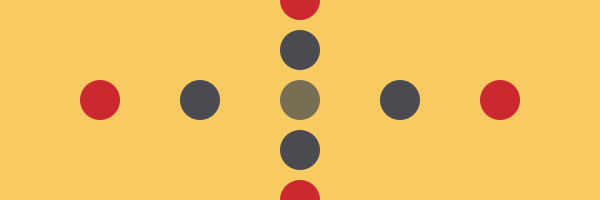
Frame 1 (no input)
Frame 60 (the mouse pressed at the canvas centre just before this capture): identical to frame 1, image omitted
Frame 120 (the mouse held since frame 60 and released just before this capture): identical to frame 1, image omitted

The Processing sketch that drew this single still picture (run headless with seeded random() and noise(); from frame 60 on, the mouse is pressed at the canvas centre):

// Processing sketch: processing_94718
// ── processing_94718.pde

//zooming_rotating_sliding
color[] palette = {#f7cb61,#cb282f,#4a4a50,#776d53,#c4a14d };

int d = 40;

float xo;
float yo;
float zoom = 1;
float angle = 0;

//Setup////////////////////////////////////////////////////////
void setup(){
  size(600,200);
  xo= width/2;
  yo= height/2;
  smooth();
  noStroke();
}//end setup

//draw//////////////////////////////////////////////////////////
void draw(){
  background(palette[0]);
  translate(xo,yo);
  scale(zoom);
  rotate(angle);
  
  fill(palette[1]);
  ellipse(-200,0,d,d);
  fill(palette[1]);
  ellipse(0,-100,d,d);
  
  fill(palette[2]);
  ellipse(-100,0,d,d);
  fill(palette[2]);
  ellipse(0,-50,d,d);
  
  fill(palette[3]);
  ellipse(0,0,d,d);
  
  fill(palette[2]);
  ellipse(100,0,d,d);
  fill(palette[2]);
  ellipse(0,50,d,d);
  
  fill(palette[1]);
  ellipse(200,0,d,d);
  fill(palette[1]);
  ellipse(0,100,d,d);
}//end draw

//keyPress///////////////////////////////////////////////////////
void keyPressed(){
  if(key == CODED) {
    if (keyCode == UP){
      zoom +=.03;
    }else if(keyCode == DOWN) {
      zoom -= .03;
    }else if(keyCode == RIGHT) {
      angle += .03;
    }else if (keyCode == LEFT) {
      angle -= .03;
    }
  }
  if (key ==' ' ){
    angle = 0;
    zoom = 1;
    xo = width/2;
    yo = height/2;
  }
}//end keyPress

//mouseDrag////////////////////////////////////////////////////
void mouseDragged() {
  xo = xo + (mouseX-pmouseX);
  yo = yo + (mouseY-pmouseY);
}//end mouse drag
